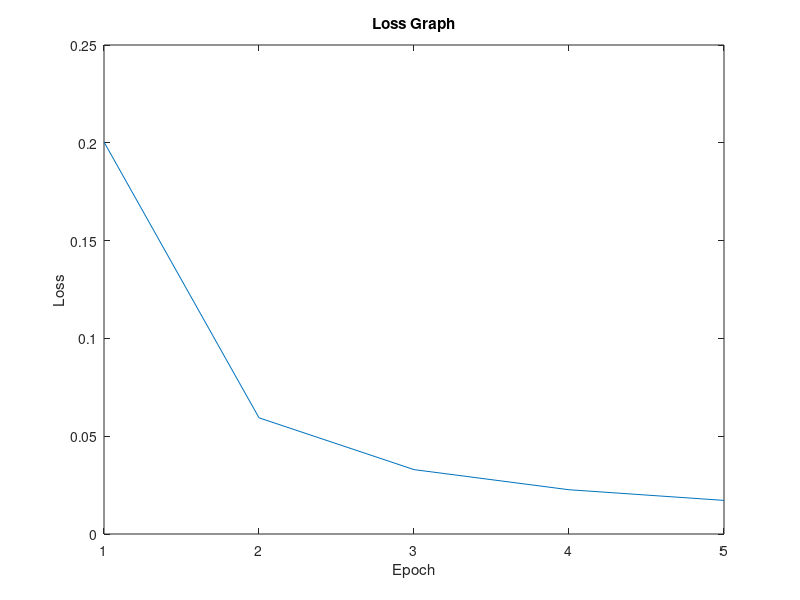

This chart was generated by the following MATLAB code:
clc
x=[ 4.9    2.4     3.3     1.0     1   ];
%    x1     x2      x3      x4   class
n=input('masukan jumlah epoch: ');
fprintf('====epoch awal=======\n');
Q1=-0.5;
Q2=0.3;
Q3=0.8;
Q4=-0.8;
b =0.1;
a =0.1;
h=1:1:n;loss=1:1:n;
for count=1:1:n
    h=(Q1*x(1))+(Q2*x(2))+(Q3*x(3))+(Q4*x(4))+b;
    sigmoid = 1/(1+exp(-h));
    error=(x(5)-sigmoid);
    loss(count)=error^2;
    dQ1=2*(x(5)-sigmoid)*(1-sigmoid)*sigmoid*x(1);
    dQ2=2*(x(5)-sigmoid)*(1-sigmoid)*sigmoid*x(2);
    dQ3=2*(x(5)-sigmoid)*(1-sigmoid)*sigmoid*x(3);
    dQ4=2*(x(5)-sigmoid)*(1-sigmoid)*sigmoid*x(4);
    db =2*(x(5)-sigmoid)*(1-sigmoid)*sigmoid*b;
    Q1new= Q1+(a*dQ1);
    Q2new= Q2+(a*dQ2);
    Q3new= Q3+(a*dQ3);
    Q4new= Q4+(a*dQ4);
    bnew = b +(a*db);
    Q1=Q1new;Q2=Q2new;Q3=Q3new;Q4=Q4new;
end
disp(loss);
count=1:1:n;
plot(count,loss(count));
title('Loss Graph')
xlabel('Epoch') 
ylabel('Loss') 
